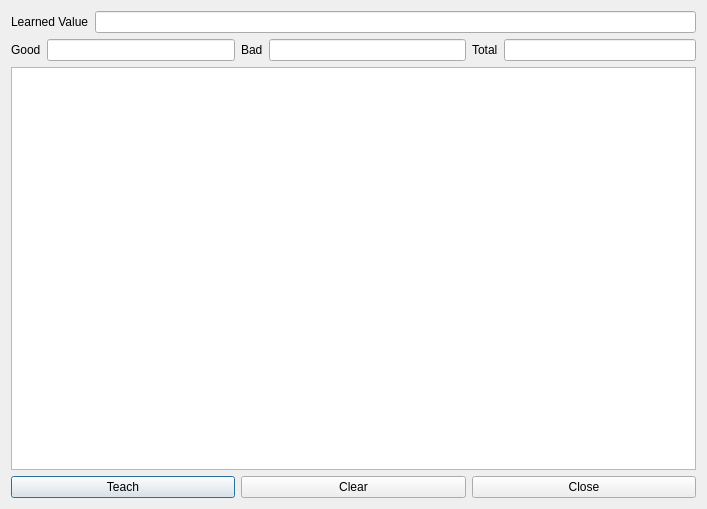
<?xml version="1.0" encoding="UTF-8"?>
<ui version="4.0">
 <class>LearnDialog</class>
 <widget class="QDialog" name="LearnDialog">
  <property name="geometry">
   <rect>
    <x>0</x>
    <y>0</y>
    <width>707</width>
    <height>509</height>
   </rect>
  </property>
  <property name="windowTitle">
   <string>Dialog</string>
  </property>
  <layout class="QVBoxLayout" name="verticalLayout_2">
   <item>
    <layout class="QVBoxLayout" name="verticalLayout">
     <item>
      <layout class="QHBoxLayout" name="horizontalLayout">
       <item>
        <widget class="QLabel" name="label">
         <property name="text">
          <string>Learned Value</string>
         </property>
        </widget>
       </item>
       <item>
        <widget class="QLineEdit" name="lineEditLearnValue"/>
       </item>
      </layout>
     </item>
     <item>
      <layout class="QHBoxLayout" name="horizontalLayout_8">
       <item>
        <layout class="QHBoxLayout" name="horizontalLayout_5">
         <item>
          <widget class="QLabel" name="label_5">
           <property name="text">
            <string>Good</string>
           </property>
          </widget>
         </item>
         <item>
          <widget class="QLineEdit" name="lbl_good"/>
         </item>
        </layout>
       </item>
       <item>
        <layout class="QHBoxLayout" name="horizontalLayout_6">
         <item>
          <widget class="QLabel" name="label_6">
           <property name="text">
            <string>Bad</string>
           </property>
          </widget>
         </item>
         <item>
          <widget class="QLineEdit" name="lbl_bad"/>
         </item>
        </layout>
       </item>
       <item>
        <layout class="QHBoxLayout" name="horizontalLayout_7">
         <item>
          <widget class="QLabel" name="label_7">
           <property name="text">
            <string>Total</string>
           </property>
          </widget>
         </item>
         <item>
          <widget class="QLineEdit" name="lbl_total"/>
         </item>
        </layout>
       </item>
      </layout>
     </item>
     <item>
      <widget class="QTableWidget" name="tableWidget"/>
     </item>
     <item>
      <layout class="QHBoxLayout" name="horizontalLayout_9">
       <item>
        <widget class="QPushButton" name="teach">
         <property name="text">
          <string>Teach</string>
         </property>
        </widget>
       </item>
       <item>
        <widget class="QPushButton" name="clear">
         <property name="text">
          <string>Clear</string>
         </property>
        </widget>
       </item>
       <item>
        <widget class="QPushButton" name="close">
         <property name="text">
          <string>Close</string>
         </property>
        </widget>
       </item>
      </layout>
     </item>
    </layout>
   </item>
  </layout>
 </widget>
 <resources/>
 <connections/>
</ui>
